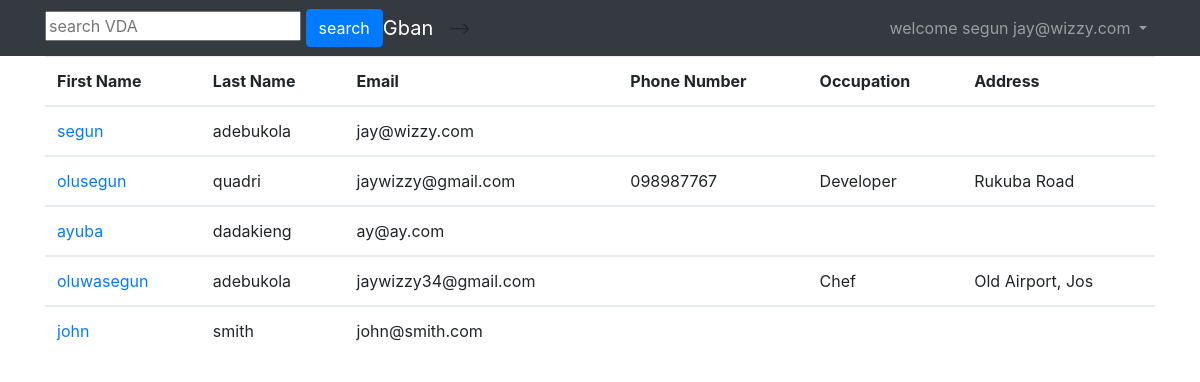
The page /users/ (signed in) on the database its author committed.
### app/models.py (models this page shows)
class User(AbstractUser):
    username = None
    email = models.EmailField(_('email address'), unique=True)
    USERNAME_FIELD = 'email'
    REQUIRED_FIELDS = []
    objects = UserManager()

### accounts/models.py (models this page shows, shortened)
class Profile(models.Model):
    user = models.OneToOneField(User, related_name='profile')
    slug = models.SlugField(unique=True, blank=True, null=True, default='')
    middle_name = models.CharField(max_length = 100, blank=True, default='')
    village = models.CharField(max_length = 100, blank=True, default='')
    ward = models.CharField(max_length = 100, blank=True, default='')
    district = models.CharField(max_length = 100, blank=True, default='')
    address = models.CharField(max_length = 100, blank=True, default='')
    home_address = models.CharField(max_length = 100, blank=True, default='')
    occupation = models.CharField(max_length = 100, blank=True, default='')
    date_of_birth = models.DateField(blank=True, null=True)
    phone_number = models.CharField(max_length = 100, blank=True, default='')
    educational_qualification = models.CharField(max_length = 100, blank=True, default='')
    gender = models.CharField(max_length=100, choices=gender, blank=True)
    diasbilities = models.CharField(max_length=100, choices=diasbilities, blank=True)
    employement_status = models.CharField(max_length=100, choices=status, blank=True)
    photo = models.ImageField(upload_to="profile_photos", blank=True)

### accounts/views.py (the view, shortened to what this page needs)
# urls.py: url(r'^users/$', user_list, name='user_list'),
def user_list(request):
    query = request.GET.get('q')
    user_list = User.objects.all()
    return render(request, 'user_list.html', {'result': user_list})

### templates/user_list.html (shortened to what this page needs)
{% extends 'base.html' %}
{% block content %}
  {% if user.is_staff %}
  <table class="table">
    <thead>
      <tr>
        <th>First Name</th>
        <th>Last Name</th>
        <th>Email</th>
        <th>Phone Number</th>
        <th>Occupation</th>
        <th>Address</th>
    </thead>
    <tbody>
      {% for i in result %}
      <tr>
        <td><a href="{% url 'user_details' i.id %}">{{ i.first_name }}</td>
        <td>{{ i.last_name }}</td>
        <td>{{ i.email}}</td>
        <td>{{ i.profile.phone_number}}</td>
        <td>{{ i.profile.occupation}}</td>
        <td>{{ i.profile.address }}</td>
      </tr>
    </tbody>
      {% endfor %}
  </table>
{% endif %}
{% endblock content %}

### templates/base.html (shortened to what this page needs)
{% load static %}<!DOCTYPE html>
<html>
  <head>
    <link rel="stylesheet" href="{% static 'css/bootstrap.min.css' %}">
    <link rel="stylesheet" href="{% static 'css/bootstrap.css' %}">
    <link rel="stylesheet" href="{% static 'css/app.css' %}">
  </head>
  <body>
  {% block body %}
     <nav class="navbar navbar-expand-sm navbar-dark bg-dark">
  <div class="container">
    {% if user.is_staff %}
    {% block search %}
    <form method="GET" action="">
      <input type="text" name="q" placeholder="search VDA" value="{{ request.GET.q }}" />
      <button type="submit" value="search" class="btn btn-primary" >search</button>
    </form>
    {% endblock %}
    {% endif %}
    <a class="navbar-brand" href="{% url 'home' %}" > Gban</a>
    <div class="collapse navbar-collapse" id="mainMenu">
        {% if user.is_authenticated %}
      <ul class="navbar-nav ml-auto">
        <li class="nav-item dropdown">
          <a class="nav-link dropdown-toggle" href="#" id="userMenu" data-toggle="dropdown" aria-haspopup="true" aria-expanded="false">
          {% if user.is_authenticated %} welcome {{ user.first_name }} {{ or }} {{ user.email }} {% endif %}
          </a>
          <div class="dropdown-menu dropdown-menu-right" aria-labelledby="userMenu">
            <a class="dropdown-item" href="{% url 'profile' %}">My Profile</a>
            <a class="dropdown-item" href="{% url 'password_change' %}">Change password</a>
            <div class="dropdown-divider"></div>
            <a class="dropdown-item" href="{% url 'logout' %}">Log out</a>
          </div>
        </li>
      </ul>
        {% else %}
         <form class="form-inline ml-auto">
          <a href="{% url 'login' %}" class="btn btn-outline-secondary">Log in</a>
          <a href="{% url 'register' %}" class="btn btn-primary ml-2">Sign up</a>
        </form>
      {% endif %}
    </div>
  </div>
</nav>
<div class="container">
    {% block content %}
    {% endblock %}
</div>
  {% endblock body %}
    <script src="{% static 'js/jquery-3.2.1.min.js' %}"></script>
    <script src="{% static 'js/popper.min.js' %}"></script>
    <script src="{% static 'js/bootstrap.min.js' %}"></script>
  <!-- <script src="https://js.paystack.co/v1/inline.js"></script>
  <div id="paystackEmbedContainer"></div>
  <script>
    PaystackPop.setup({
     key: 'pk_test_221221122121',
     email: 'customer@email.com',
     amount: 10000,
     container: 'paystackEmbedContainer',
     callback: function(response){
          alert('successfully subscribed. transaction ref is ' + response.reference);
      },
    });
  </script>
  </body> -->
</html>

### rows shown on the page
User: first_name "segun", email "jay@wizzy.com", last_name "adebukola"
User: first_name "olusegun", last_name "quadri", email "jaywizzy@gmail.com", profile.phone_number "098987767", profile.occupation "Developer", profile.address "Rukuba Road"
User: first_name "ayuba", last_name "dadakieng", email "ay@ay.com"
User: first_name "oluwasegun", last_name "adebukola", email "jaywizzy34@gmail.com", profile.occupation "Chef", profile.address "Old Airport, Jos"
User: first_name "john", last_name "smith", email "john@smith.com"
